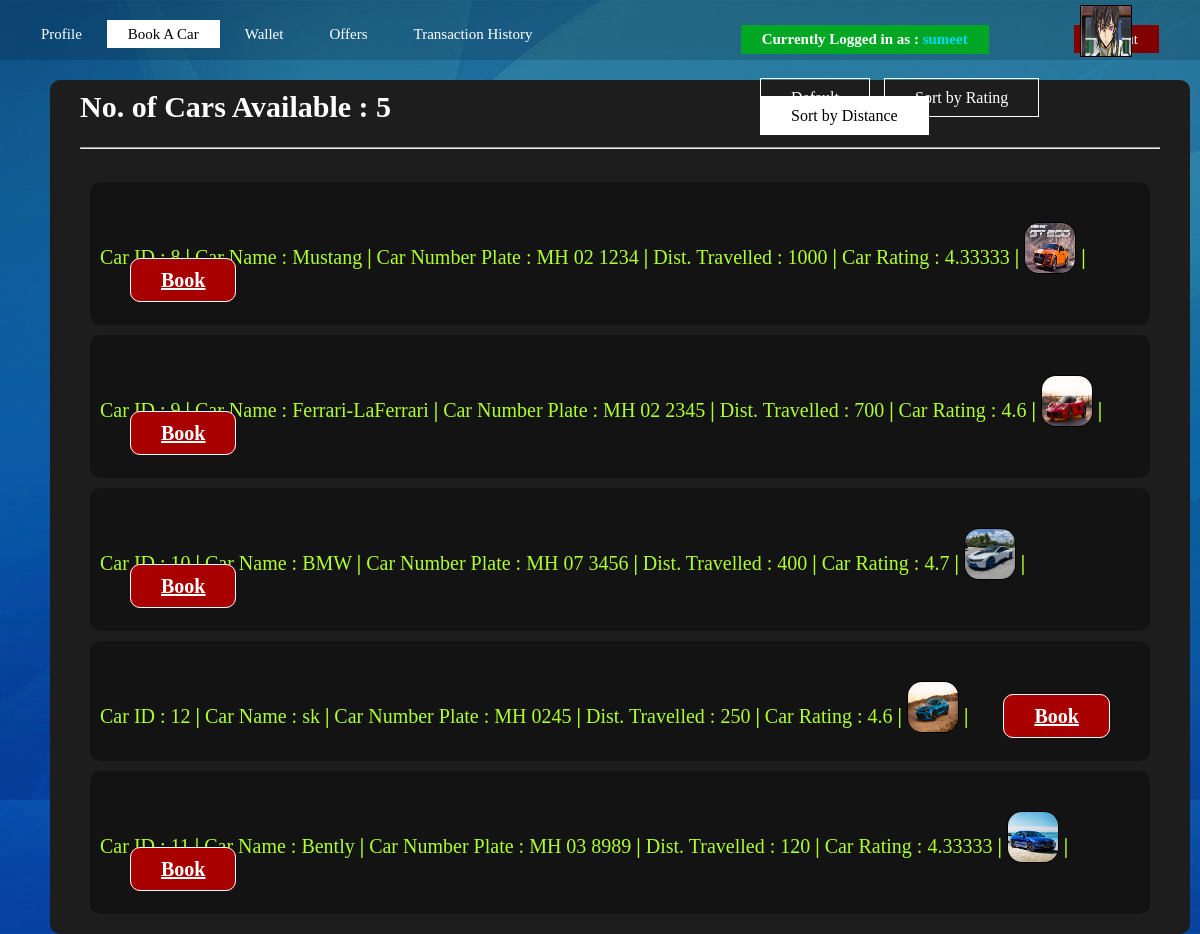
The page /bookacarsorteddist.php (signed in) on the database its author committed.
### tables this page shows
CREATE TABLE `cars` (
  `carid` bigint(20) NOT NULL,
  `carname` varchar(100) NOT NULL,
  `availability` varchar(1) NOT NULL,
  `carpic` varchar(100) NOT NULL,
  `carnum` varchar(100) NOT NULL,
  `cardist` bigint(20) NOT NULL DEFAULT 0,
  `carrating` float NOT NULL
);

### functionsignup.php (called while the page is built, shortened)
<?php
	function ExecuteQuery ($SQL)
	{
		$con=mysqli_connect ("localhost", "root","");
		mysqli_select_db ($con,"accounts");
		$rows = mysqli_query ($con,$SQL);
		return $rows;
	}
?>

### bookacarsorteddist.php (the view, shortened to what this page needs)
<link rel = "stylesheet" href = "profile.css">
<html>
    <head>
        <link rel = "stylesheet" href = "bookacar.css">
        <link rel="stylesheet" href="signup.css" type="text/css">
    </head>
    <body>
        <div class="mainpage">
            <div class="navbar">
                        <ul>
                            <li><a href="profile.php"> Profile </a></li>
                            <li class="active"><a href="bookacar.php"> Book A Car </a></li>
                            <li><a href="wallet.php"> Wallet </a></li>
                            <li><a href="viewoffers.php"> Offers </a></li>
                            <li><a href="viewtransaction.php"> Transaction History </a></li>
                        </ul>
            </div>
            <div class="navbar2">
                    <ul class="nav">
                    <li><img class="image"  src = '<?= $_SESSION['avatar'] ?>' width="50" height="50" style="border: 1px solid black" > </li>
                    <li class ="reference"><b>Currently Logged in as : </b><div class = "profilename"> <b><?= $_SESSION['username'] ?></b> </div> </li>
                        <li><a href="logout.php"> Logout </a></li>
                    </ul>
            </div>
            <div class="sorting">
                    <div class="button1">
                        <a href="bookacar.php" class="btn1">Default</a>
                        <a href="bookacarsorted.php" class="btn1">Sort by Rating</a>
                        <a href="bookacarsorteddist.php" class="btn1 active">Sort by Distance</a>
                    </div>
            </div>
            <div class="lists">
                <div class="carlist">
                    <?php
                        include 'functionsignup.php';
                        $str = "SELECT * from cars where availability = 'A' ORDER BY cardist DESC";
                        $result=ExecuteQuery($str);
                        $no_rows = mysqli_num_rows($result);
                        if($result){
                            echo "<h2>  No. of Cars Available : ";
                            echo $no_rows;
                            echo "</h2>";
                            echo "<br/>";
                            echo "<hr>";
                            echo "<br/>";
                            while($row = mysqli_fetch_assoc($result)){
                                echo "<div class='single'>";
                                $carid = $row['carid'];
                                $carname = $row['carname'];
                                $carnum = $row['carnum'];
                                $carimage_path = $row['carpic'];
                                $carrating = $row['carrating'];
                                $dist = $row['cardist'];
                                echo "Car ID : ";
                                echo $carid;
                                echo " <b>|</b> ";
                                echo "Car Name : ";
                                echo $carname;
                                echo " <b>|</b> ";
                                echo "Car Number Plate : ";
                                echo $carnum;
                                echo " <b>|</b> ";
                                echo "Dist. Travelled : ";
                                echo $dist;
                                echo " <b>|</b> ";
                                echo "Car Rating : ";
                                if($carrating == 0){
                                    echo "NULL";
                                }
                                else{
                                    echo $carrating;
                                }
                                echo " <b>|</b> ";
                                echo "<img class='carimg' src='$carimage_path' width= '50' height='50' style='border: 1px solid black'>";
                                echo " <b>|</b> ";
                                echo "<a class='bookbtn' href='confirm.php?id=$carid'> <b> Book </b> </a>";
                                echo "<br/><br/>";
                                echo "</div>";
                            }
                        }
                        else{
                            echo "<h2> No. of Cars Registered : 0 </h2>";
                        }
                    ?>
                </div>
            </div>
        </div>
    </body>
</html>

### profile.css (style rules this page uses)
* { margin:0; padding:0; }
.mainpage { height: 100%; background-image:linear-gradient(rgba(0,0,0,0.3),rgba(0,0,0,0)) ,url(bg2.jpg); background-position: center; background-size: cover; }
.navbar { padding-left: 20px; padding-right: 20px; z-index: 10; position: fixed; float: left; height: 60px; width: 100%; background-image: linear-gradient(rgba(0,0,0,0.15),rgba(0, 0, 0, 0.15)); }
ul { list-style: none; float: left; margin-top: 25px; margin-right: 20px; }
ul li { display: inline-block; }
ul li a { text-decoration: none; color: #fff; padding: 5px 20px; border: 1px solid transparent; font-size: 15px; }
ul li.active a { color: black; background-color: white; }
.navbar2 { float: right; z-index: 20; position: fixed; margin-top: 0; margin-bottom: 10px; height: 60px; width: 50%; left: 50%; }
.nav { float :right }
.nav li { margin-top: 0; display: inline-block; color: white; margin-bottom: -100px; padding: 5px 20px; border: 1px solid transparent; font-size: 15px; }
.nav li a { margin-left: 60px; background-color: rgb(128, 0, 0); }
.profilename { display: inline-block; color: rgb(0, 217, 255); }
.image { position: fixed; top: 5px; left: 90%; }
.reference { margin-top: 0; text-decoration: none; color: black; padding: 50px 0px; border: 1px solid transparent; font-size: 15px; color: black; background-color: rgb(0, 167, 36); }

### bookacar.css (style rules this page uses)
.lists { border-radius: 10px; top: 10%; background-color: rgb(29, 29, 29); color: greenyellow; float: left; width: 90%; height: auto; font-size: 20px; padding: 10px 30px; margin-top: 80px; margin-left: 50px; display: block; }
.single { background-color: rgb(19, 19, 19); padding: 10px 10px; margin: 10px 10px; border-radius: 10px; }
h2 { color: white; }
hr { color: yellow; }
.carimg { border-radius: 15px; display: inline-block; position: relative; top: 30px; }
.bookbtn { background-color: rgb(168, 0, 0); padding: 10px 30px; margin: 10px 30px; color: white; border-radius: 10px; border: 1px solid white; }
.button1 { position: absolute; top: 11.5%; left: 75%; transform: translate(-50%,-50%); }
.btn1 { margin-left: 10px; border: 1px solid white; padding: 10px 30px; color: #fff; text-decoration: none; }
.active { color: black; background-color: white; }

### signup.css (style rules this page uses)
* { margin: 0; }
img { margin-bottom: 20px; }
body { z-index: 0; margin-top: 0px; color: #fff; background-color:#f0f0f0; background:url('bg2.jpg') #0f2439 no-repeat center top; background-size: cover; }

### rows shown on the page
cars: carid "8", carname "Mustang", carnum "MH 02 1234", cardist "1000", carrating "4.33333", carpic (picture)
cars: carid "9", carname "Ferrari-LaFerrari", carnum "MH 02 2345", cardist "700", carrating "4.6", carpic (picture)
cars: carid "10", carname "BMW", carnum "MH 07 3456", cardist "400", carrating "4.7", carpic (picture)
cars: carid "12", carname "sk", carnum "MH 0245", cardist "250", carrating "4.6", carpic (picture)
cars: carid "11", carname "Bently", carnum "MH 03 8989", cardist "120", carrating "4.33333", carpic (picture)

### other values the page prints
$_SESSION['username'] "sumeet"
$no_rows "5"
